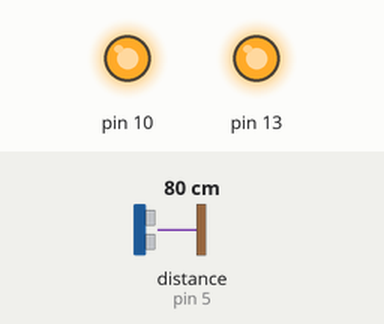
Recording of a sketch running on a simulated Arduino Uno, built with avr-gcc and run on an emulated ATmega328P. On the bench: output pins drawn as LEDs (lit = HIGH). Wiring (inferred from the names in the program): ultrasonic range finder: trigger pin 4; echo pin 5. Inputs (shaded band) come from the test bench; at power-on: distance to the obstacle (sensor on pin 5) 80 cm. The echo pulse lasts 58.3 µs per cm; pins used as bus, display or sensor lines are not drawn.

Above: at 5.9 s.
6.0 s: distance to the obstacle (sensor on pin 5) set to 88 cm
12.1 s: distance to the obstacle (sensor on pin 5) set to 98 cm
At 16.5 s:
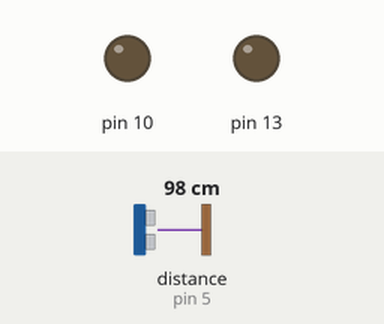
18.2 s: distance to the obstacle (sensor on pin 5) set to 2 cm
At 18.9 s:
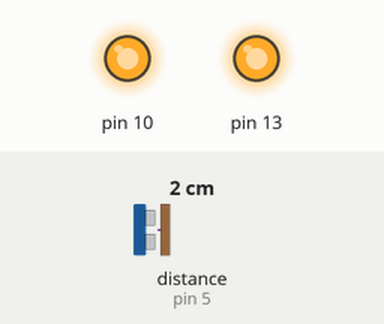
24.3 s: distance to the obstacle (sensor on pin 5) set to 120 cm
At 29.3 s:
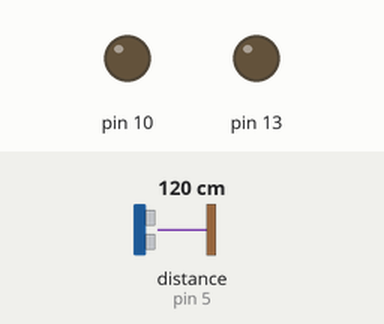
Timing chart, 0 to 30.8 s (numbered marks = the images above; inputs shaded):
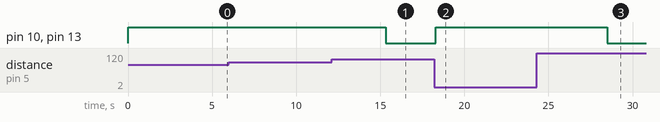

The sketch:

COVID-19_Disinfectant_Gate_Sensor.ino
```cpp
//************ Muhammad Taha
//********** +92-330-8530186
//********** www-rex-es.com
#define echoPin 5
#define trigPin 4


long duration;   // variable for the duration of sound wave travel
int distance;    // variable for the distance measurement

void setup()
{
  pinMode(10, OUTPUT);
  pinMode(13, OUTPUT);
  pinMode(trigPin, OUTPUT); // Sets the trigPin as an OUTPUT
  pinMode(echoPin, INPUT); // Sets the echoPin as an INPUT
  digitalWrite(10, LOW);
  digitalWrite(13, LOW);

  //Serial.begin(9600);      // Serial Communication is starting with 9600 of baudrate speed
}
void loop()
{
  // Clears the trigPin condition
  digitalWrite(trigPin, LOW);
  delayMicroseconds(2);
  digitalWrite(trigPin, HIGH);
  delayMicroseconds(10);
  digitalWrite(trigPin, LOW);
  // Reads the echoPin, returns the sound wave travel time in microseconds
  duration = pulseIn(echoPin, HIGH);
  // Calculating the distance
  distance = duration * 0.034 / 2; // Speed of sound wave divided by 2 (go and back)
  if (distance <= 90)
  {
    digitalWrite(10, HIGH);
    digitalWrite(13, HIGH);
    delay(5000);
  }
  else
  {
    digitalWrite(10, LOW);
    digitalWrite(13, LOW);
  }
  delay(100);

  //
  //  Serial.print("Distance: ");
  //  Serial.print(distance);
  //  Serial.println(" cm");
}
```

Measured:
- the behaviour switches between 92 and 93 cm on distance to the obstacle (sensor on pin 5) (found by bisection; images 0 and 1)
- after the input at 6.0 s, every drawn part: stays the same
- after the input at 12.1 s, pin 10, pin 13: HIGH → LOW after 3.2 s
- after the input at 18.2 s, pin 10, pin 13: LOW → HIGH after 0.09 s
- after the input at 24.3 s, pin 10, pin 13: HIGH → LOW after 4.2 s
